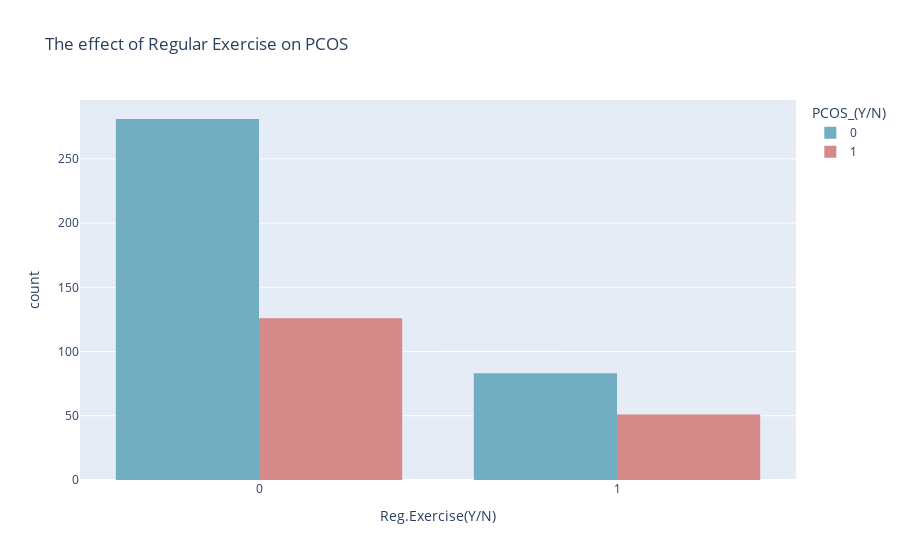

Source (notebook cell):
### Markdown cell above
Based on the given data, it appears that there is a relationship between the menstrual cycle and the presence or absence of PCOS.

Specifically, for cases with regular periods, there are 308 occurrences without PCOS and 82 occurrences with PCOS. On the other hand, for cases with irregular periods, there are 56 occurrences without PCOS and 95 occurrences with PCOS.

This shows that irregular menstrual cycles may be associated with a higher likelihood of PCOS, while regular menstrual cycles may be associated with a lower likelihood of PCOS.

### Code cell
fig = px.histogram(df, x='Reg.Exercise(Y/N)', color='PCOS_(Y/N)', barmode='group',
                   color_discrete_sequence=['#71AEC2', '#D58989'],
                   title='The effect of Regular Exercise on PCOS')

# Calculate percenta
# Show the plot
fig.show()

### Figure 1 — Plotly figure (JSON) as saved in the notebook; plotly's stock layout.template omitted (floating-point values rounded to 4 significant figures; data arrays with more than 128 entries replaced by an {"elided": "..."} marker saying what was removed)
{"data": [{"alignmentgroup": "True", "bingroup": "x", "hovertemplate": "PCOS_(Y/N)=0<br>Reg.Exercise(Y/N)=%{x}<br>count=%{y}<extra></extra>", "legendgroup": "0", "marker": {"color": "#71AEC2", "pattern": {"shape": ""}}, "name": "0", "offsetgroup": "0", "orientation": "v", "showlegend": true, "type": "histogram", "x": {"elided": "364 int values"}, "xaxis": "x", "yaxis": "y"}, {"alignmentgroup": "True", "bingroup": "x", "hovertemplate": "PCOS_(Y/N)=1<br>Reg.Exercise(Y/N)=%{x}<br>count=%{y}<extra></extra>", "legendgroup": "1", "marker": {"color": "#D58989", "pattern": {"shape": ""}}, "name": "1", "offsetgroup": "1", "orientation": "v", "showlegend": true, "type": "histogram", "x": {"elided": "177 int values"}, "xaxis": "x", "yaxis": "y"}], "layout": {"barmode": "group", "legend": {"title": {"text": "PCOS_(Y/N)"}, "tracegroupgap": 0}, "title": {"text": "The effect of Regular Exercise on PCOS"}, "xaxis": {"anchor": "y", "domain": [0, 1], "title": {"text": "Reg.Exercise(Y/N)"}}, "yaxis": {"anchor": "x", "domain": [0, 1], "title": {"text": "count"}}}}
